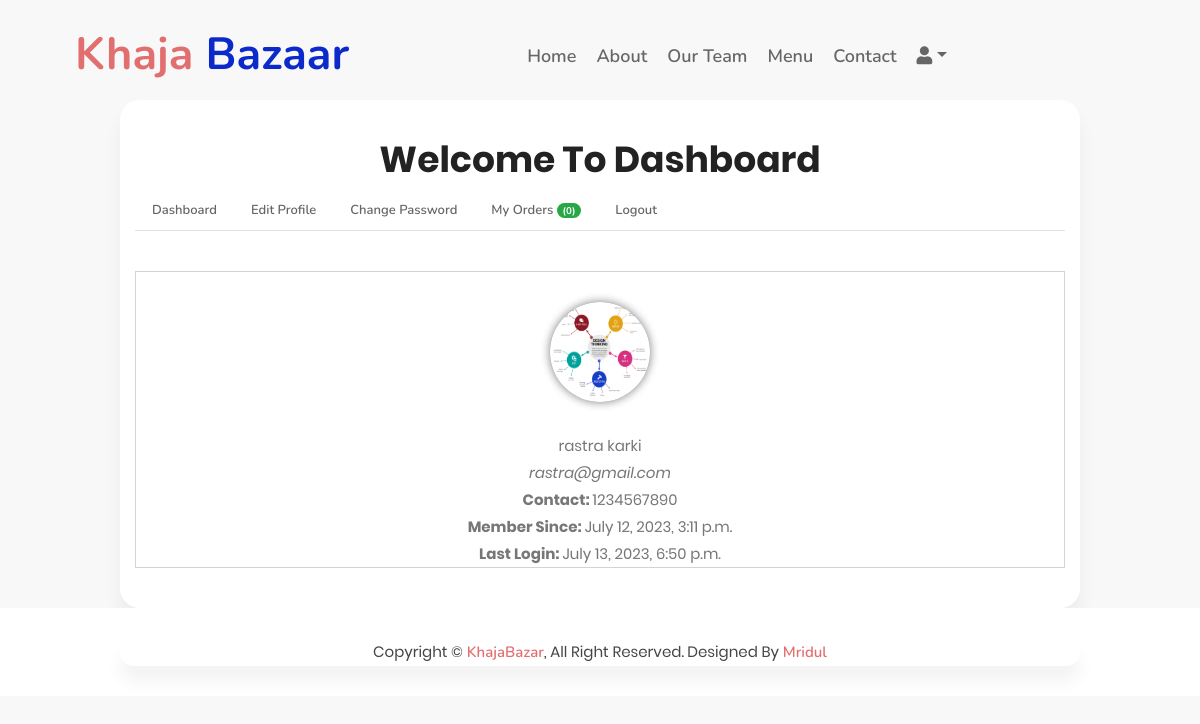
The page /dashboard/ (signed in) on the database as committed earlier.
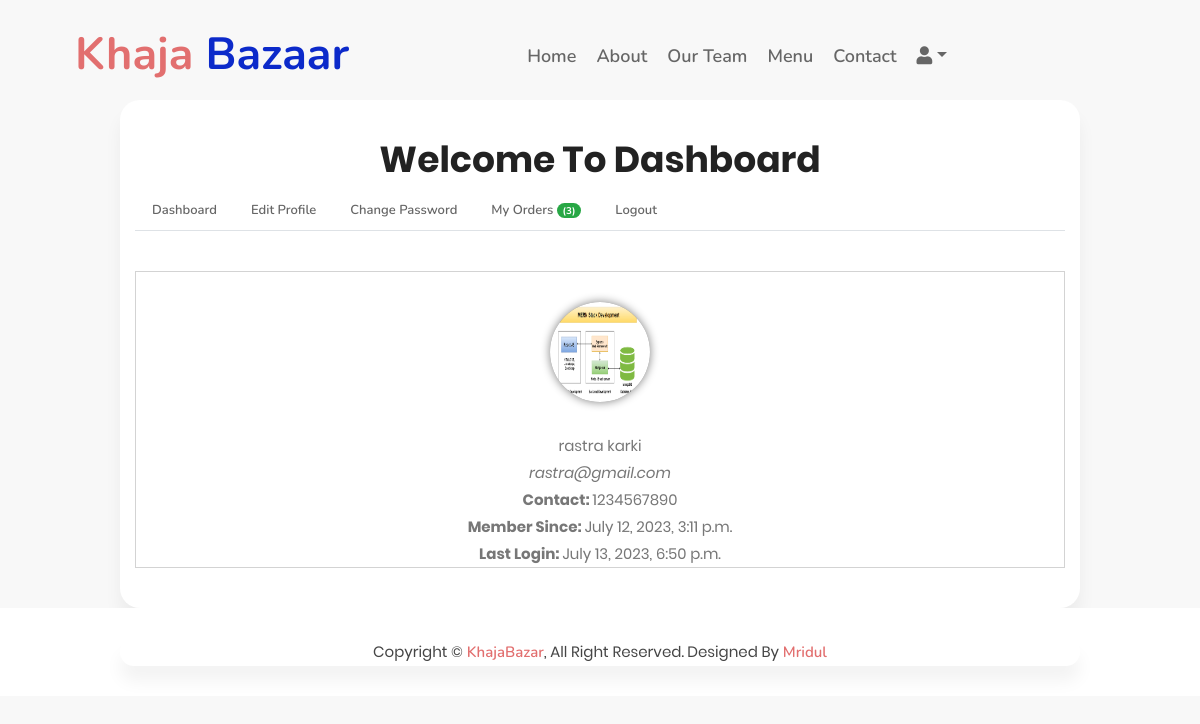
The same page on the database as committed later.
### home/models.py (models this page shows, shortened)
class Profile(models.Model):
    user = models.OneToOneField(User, on_delete=models.CASCADE)
    profile_pic = models.ImageField(upload_to='profiles/%Y/%m/%d', null=True, blank=True)
    contact_number = models.CharField(max_length=15, null=True, blank=True)
    address = models.TextField(blank=True)
    updated_on = models.DateTimeField(auto_now=True)
    class Meta:
        verbose_name_plural="Profile Table"

### home/views.py (the view, shortened to what this page needs)
# urls.py: path('dashboard/', homeViews.dashboard, name='dashboard'),
def dashboard(request):
    context={}
    login_user = get_object_or_404(User, id = request.user.id)
    profile = Profile.objects.get(user__id=request.user.id)
    context['profile'] = profile
    orders = Order.objects.filter(customer__user__id=request.user.id).order_by('-id')
    context['orders']=orders
    return render(request, 'dashboard.html', context)

### template/dashboard.html (shortened to what this page needs)
{% extends "base.html" %}
{% block content %}
<section id="mu-contact" style="padding-top:100px;">
    <div class="container">
        <div class="row">
            <div class="col-md-12">
                <div class="mu-contact-area">
                    <div class="mu-heading-area text-center">
                        <h2 class="mu-heading-title" style="margin-top: 30px;">Welcome To Dashboard</h2>
                    </div>
                    <div class="mu-contact-content">
                        <ul class="nav nav-tabs">
                            <li class="nav-item">
                                <a href="#dash" class="nav-link" data-toggle="tab">Dashboard</a>
                            </li>
                            <li class="nav-item">
                                <a href="#edit" class="nav-link" data-toggle="tab">Edit Profile</a>
                            </li>
                            <li class="nav-item">
                                <a href="#cpass" class="nav-link" data-toggle="tab">Change Password</a>
                            </li>
                            <li class="nav-item">
                                <a href="#orders" class="nav-link" data-toggle="tab">My Orders
                                    <span class="badge badge-success badge-pill">({{orders|length}})</span>
                                </a>
                            </li>
                            <li class="nav-item">
                                <a href="{% url 'logout' %}" class="nav-link" >Logout</a>
                            </li>
                        </ul>
                        <div class="tab-content">
                            <div class="tab-pane container-fluid active" id="dash">
                                <div class="row">
                                    <div class="col-md-12 text-center dash-content">
                                        {% if profile.profile_pic %}
                                        <a href="/media/{{profile.profile_pic}}"><img src="/media/{{profile.profile_pic}}" alt="" class="pic"></a>
                                        {% else %}
                                        <span class='pic'>{{profile.user.first_name.0}}</span>
                                        {% endif %}
                                        <p>{{user.first_name}}</p>
                                        <p><em>{{user.email}}</em></p>
                                        <p><strong>Contact: </strong>{{profile.contact_number}}</p>
                                        <p><strong>Member Since: </strong>{{user.date_joined}}</p>
                                        <p><strong>Last Login: </strong>{{user.last_login}}</p>
                                    </div>
                                </div>
                            </div>
                        </div>
                    </div>
                </div>
            </div>
        </div>
    </div>
</section>
{% endblock %}

Rows that differ between the two databases and show on the page:
changed Profile: profile_pic: a different picture
Other text that changed with them:
{{ orders|length }}: "0" → "3"
